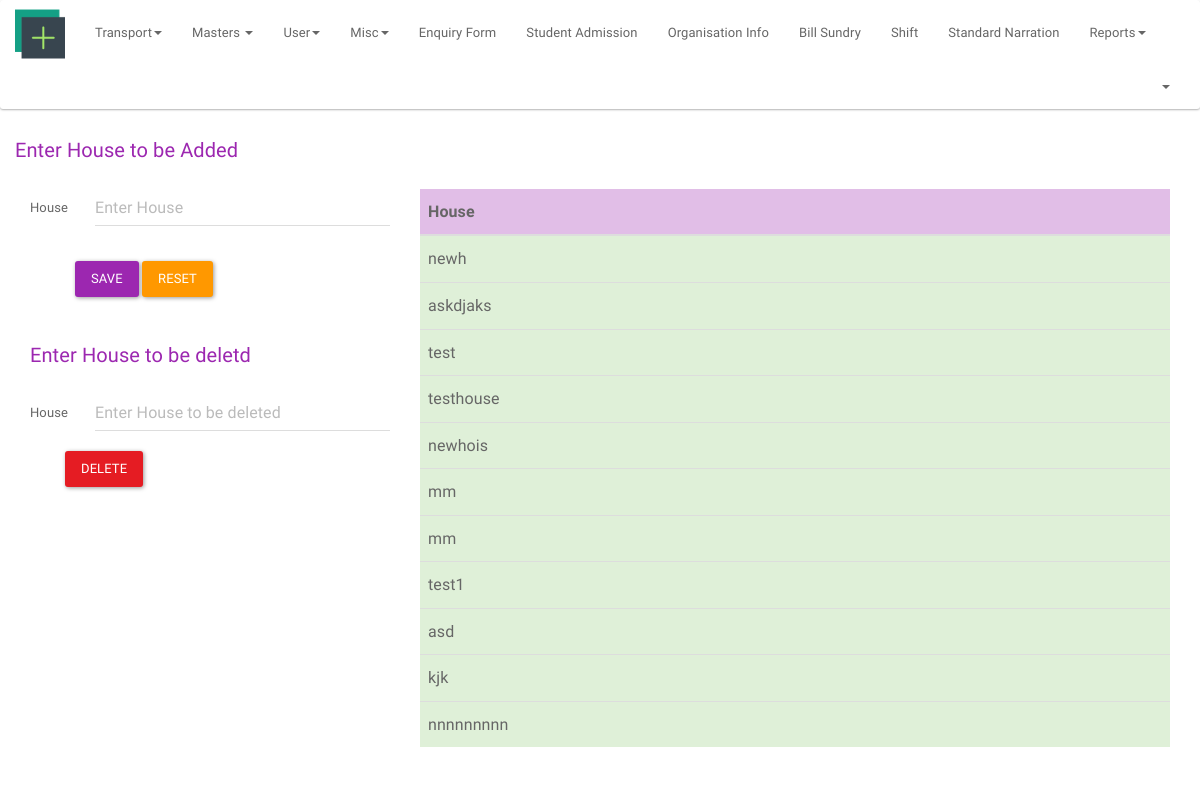
The page /index.php/admin/masters_house on the database as committed earlier.
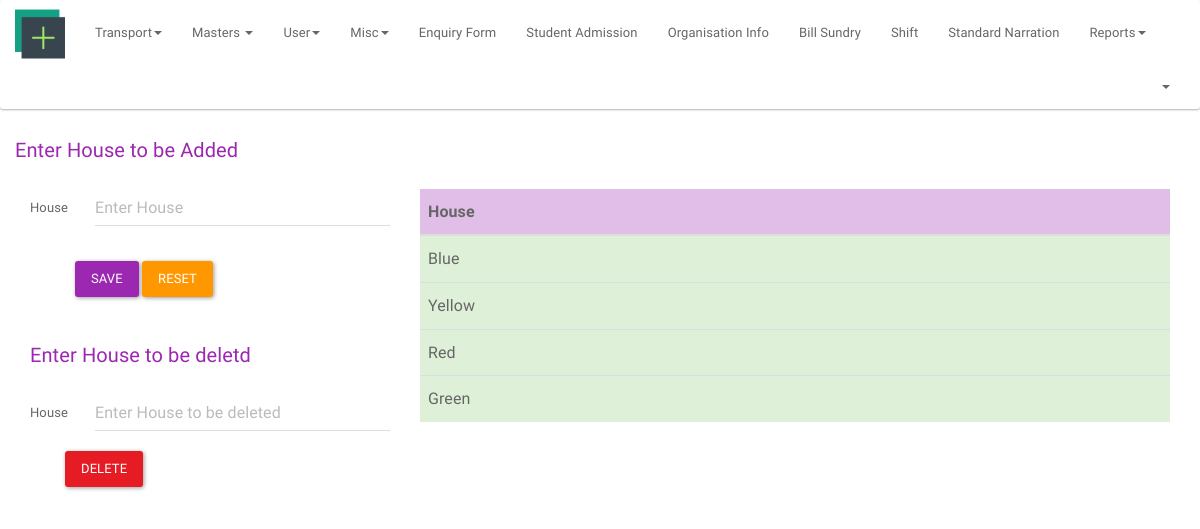
The same page on the database as committed later.
### tables this page shows
CREATE TABLE `house` (
  `house_id` int(11) NOT NULL,
  `house_name` varchar(30) NOT NULL
);

### application/controllers/admin.php (called while the page is built, shortened)
<?php
class Admin extends MY_Controller
{
    public function __construct()
    {
        $this->load->model('get_header_info','ghi');
        $username = $this->ghi->get_admin();
        $this->load->view('private/admin/header',['username'=>$username]);
        $this->load->view('private/admin/footer');
    }
    public function masters_house()
    {
        $form_validation='house';
        $table_name='house';
        $view='admin/masters/house';
        $field='house_name';
        $this->insert_genric($form_validation,$table_name,$view,$field);
    }
}

### index.php (called while the page is built, shortened)
<?php
require_once BASEPATH.'core/CodeIgniter.php';

### application/core/MY_Controller.php (called while the page is built, shortened)
<?php
class MY_Controller extends CI_Controller{
    public function insert_genric($form_validation,$table_name,$view,$field)
    {
        if ($this->form_validation->run($form_validation)) {
            $this->load->model('add_model', 'am');
            $post = $this->input->post();
            unset($post['submit']);
            if ($this->am->insert_data($table_name,$post)) {
                $this->load->model('get_model', 'gm');
                $array = $this->gm->get_list($field,$table_name);
                $this->load->view('private/'.$view,['view'=>$array]);
            } else {
                echo 'Query failed in inserting record';
            }
        } else {
            $this->load->model('get_model', 'gm');
            $array = $this->gm->get_list($field,$table_name);
            $this->load->view('private/'.$view,['view'=>$array]);
        }
    }
}

### application/models/get_model.php (called while the page is built, shortened)
<?php
class Get_model extends MY_Model
{
    public function get_list($field,$table_name)
    {
        $query = $this->db->select($field)->get($table_name);
        $res = $query->result();
        $array=json_decode(json_encode($res),true);
        return $array;
    }
}

### application/views/private/admin/masters/house.php (the view, shortened to what the changed rows need)
<div class="container">
    <div class="row">
        <div class="col-lg-8">
            <table class="table table-hover ">
                <thead>
                <tr class="info">
                    <th>House</th>
                </tr>
                </thead>
                <tbody>
                <?php if (count($view)): ?>
                    <?php
                    foreach ($view as $house) {
                        echo "<tr class='success'><td>" . $house['house_name'] . '<br>' . "</td></tr>";
                    }
                    ?>
                <?php else: ?>
                    <tr>
                        <td>No Records Found</td>
                    </tr>
                <?php endif; ?>
                </tbody>
            </table>
        </div>
    </div>
</div>

### application/views/private/admin/header.php (shortened to what the changed rows need)
<html>
<head>
    <link href="<?= base_url() ?>public/assets/css/bootswatch_paper.css" rel="stylesheet"/>
    <link href="<?= base_url() ?>public/assets/css/font-awesome.min.css" rel="stylesheet">
    <link href='<?= base_url() ?>public/assets/css/google_fonts.css' rel='stylesheet' type='text/css'>
</head>
<body>
<nav class="navbar navbar-default">
    <div class="container-fluid">
        <div class="navbar-header">
            <a class="navbar-brand" href="<?= site_url('dashboard/') ?>"><img
                        src="<?= base_url() ?>public/assets/img/dash.png" style="margin-top: -12px;" height="50"
                        width="50"></a>
        </div>
    </div>
</nav>

Rows that differ between the two databases and show on the page:
removed house: house_name "newh"
removed house: house_name "askdjaks"
removed house: house_name "test"
removed house: house_name "testhouse"
removed house: house_name "newhois"
removed house: house_name "mm"
removed house: house_name "mm"
removed house: house_name "test1"
removed house: house_name "asd"
removed house: house_name "kjk"
removed house: house_name "nnnnnnnnn"
added house: house_name "Blue"
added house: house_name "Yellow"
added house: house_name "Red"
added house: house_name "Green"
